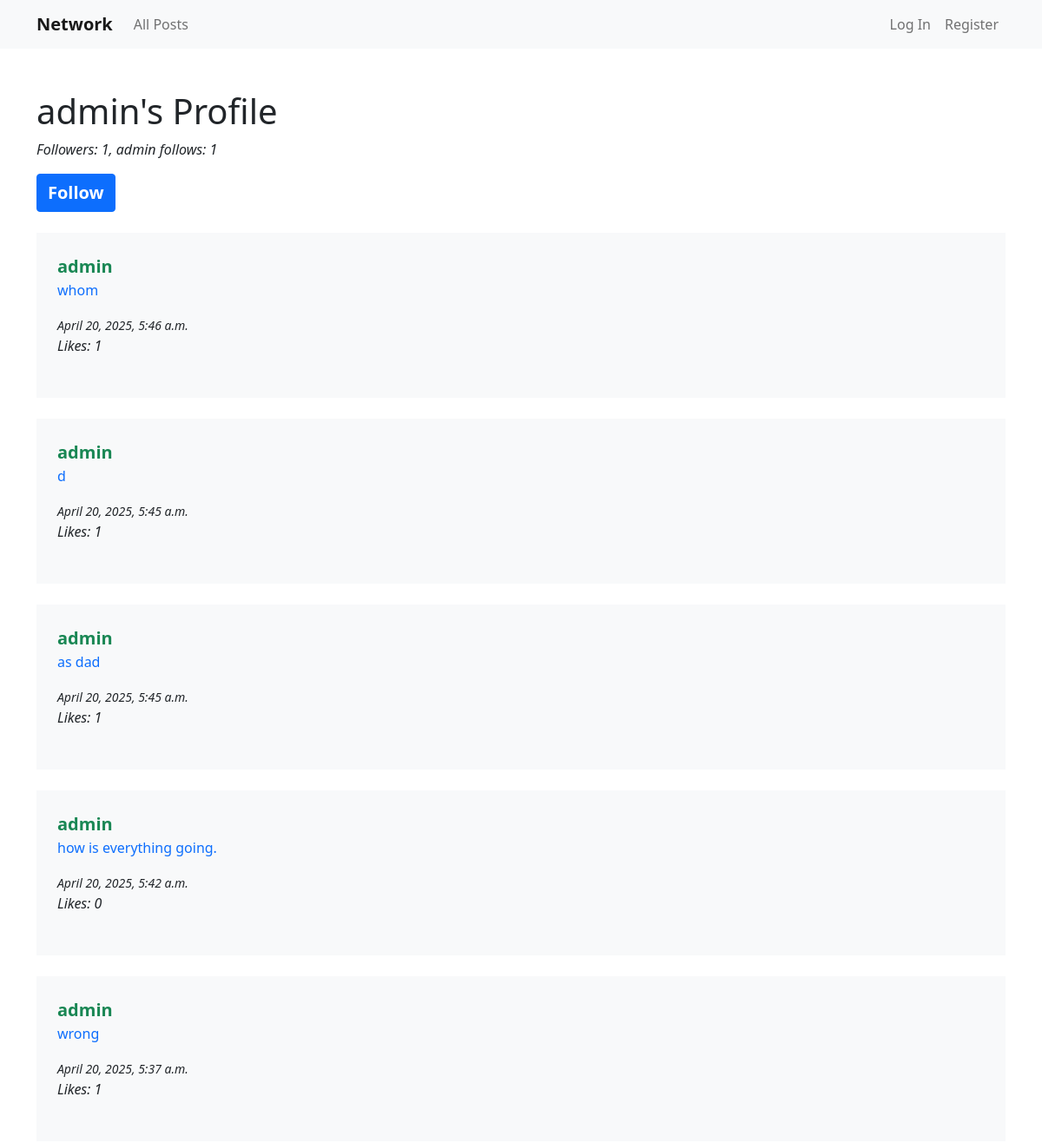
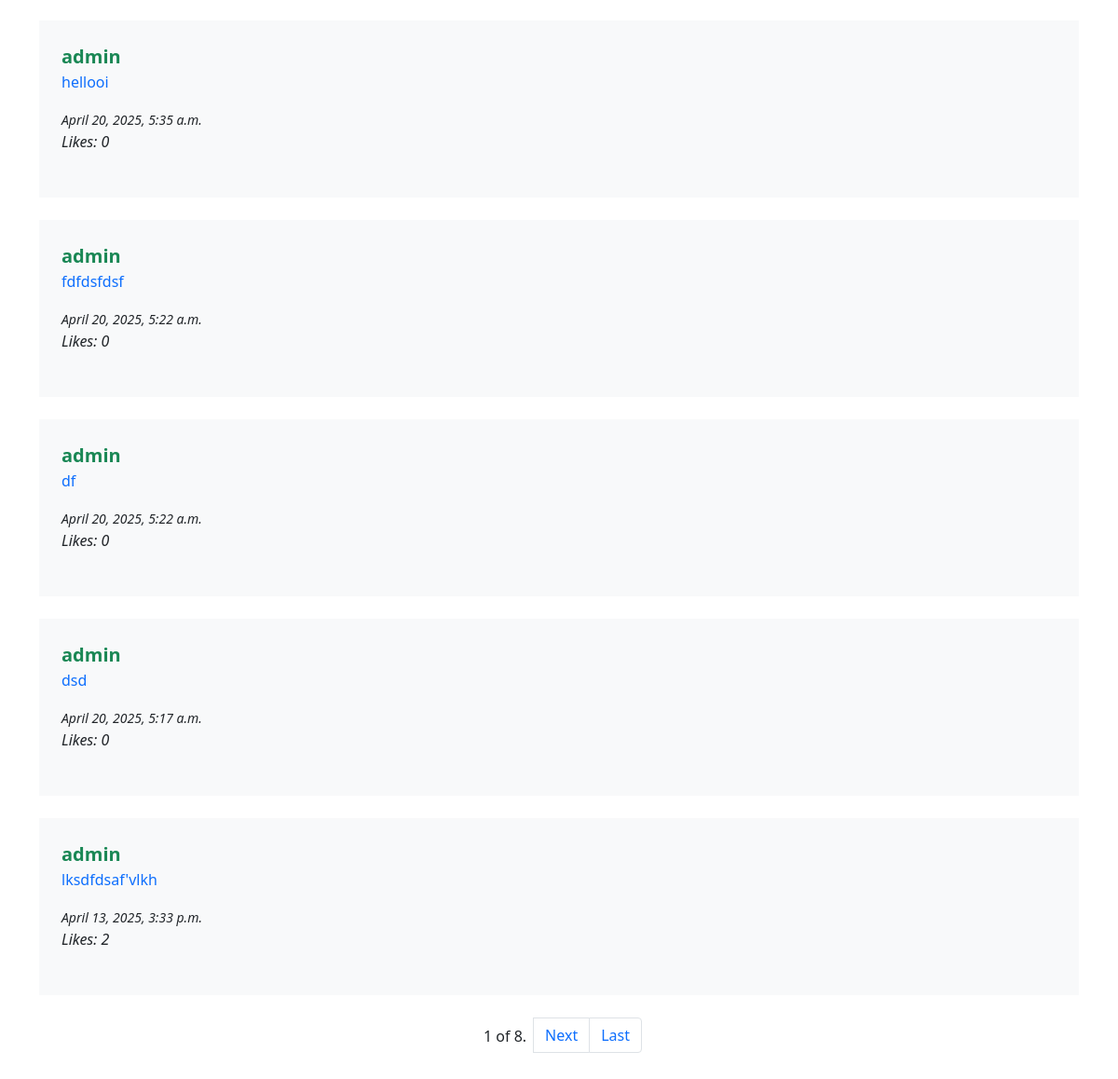
Page /profiles/admin on the committed database (2 pictures, top to bottom).
### network/models.py (models this page shows, shortened)
class User(AbstractUser):
    pass

class Profile(models.Model):
    user = models.OneToOneField(User, on_delete=models.CASCADE)
    following = models.ManyToManyField("self", symmetrical=False, blank=True, related_name="followers")

class Post(models.Model):
  author = models.ForeignKey(User, on_delete=models.CASCADE)
  date_stamp = models.DateTimeField(auto_now_add=True)
  updated_at = models.DateTimeField(auto_now=True)
  content = models.TextField()
  def total_likes(self):
    return self.likes.count()

### network/views.py (the view)
# urls.py: path("profiles/<str:profile_owner>", views.ProfileView.as_view(), name="profile"),
class ProfileView(BasePostList):
    template_name = "network/profile.html"
    def get_queryset(self):
        self.profile_owner = get_object_or_404(User, username=self.kwargs["profile_owner"])
        return Post.objects.filter(author=self.profile_owner).order_by("-date_stamp")
    def get_context_data(self, **kwargs):
        context = super().get_context_data(**kwargs)
        user = self.request.user
        if user.is_authenticated:
            follow_status = user.profile.following.filter(id=self.profile_owner.profile.id).exists()
        else:
            follow_status = False
        context["profile_owner"] = self.profile_owner
        context["follow_status"] = follow_status
        return context

### network/views.py (called while the page is built)
    def get_context_data(self, **kwargs):
        content = super().get_context_data(**kwargs)
        if self.request.user.is_authenticated:
            is_liked_by_user = {}
            for post in content["posts"]:
                is_liked_by_user[post.id] = post.is_liked_by(self.request.user)
            content["is_liked_by_user"] = is_liked_by_user
        return content

### network/templates/network/profile.html (shortened to what this page needs)
{% extends "network/layout.html" %}
{% load static %}
{% block body %}
<header>
    <div>
        <h1>{{profile_owner}}'s Profile</h1>
        <p class=" fst-italic">
            <span id="followers_p">Followers: {{profile_owner.profile.followers.count}}, </span>
            {% if request.user == profile_owner %}
            You follow: {{ profile_owner.profile.following.count }}
            {% else %}
            {{ profile_owner }} follows: {{ profile_owner.profile.following.count }}
            {% endif %}
        </p>
    </div>
    {% if not request.user == profile_owner %}
    <form id="follow_form">
        <button id="follow_btn" class="btn btn-primary fs-5 fw-bolder" type="submit">
            {% if follow_status %}
            Unfolllow
            {% else %}
            Follow
            {% endif %}
        </button>
    </form>
    {% endif %}
</header>
{% include 'network/posts_list.html' %}
{% include 'network/pagination.html' %}
{% endblock %}

### network/templates/network/layout.html (shortened to what this page needs)
{% load static %}
<!DOCTYPE html>
<html lang="en">
<head>
    <link href="https://cdn.jsdelivr.net/npm/bootstrap@5.0.2/dist/css/bootstrap.min.css" rel="stylesheet"
>
    <link href="{% static 'network/styles.css' %}" rel="stylesheet">
</head>
<body>
    <nav class="navbar navbar-expand-lg navbar-light bg-light">
        <div class="container">
            <strong class="navbar-brand">Network</strong>
            <div class="collapse navbar-collapse" id="navbarSupportedContent">
                <ul class="navbar-nav w-100 mb-2 mb-lg-0">
                    <li class="nav-item">
                        <a class="nav-link" href="{% url 'index' %}">All Posts</a>
                    </li>
                    {% if user.is_authenticated %}
                    <li class="nav-item ms-lg-auto">
                        <a class="nav-link text-danger" href="{% url 'logout' %}">Log Out</a>
                    </li>
                    {% else %}
                    <li class="nav-item ms-lg-auto">
                        <a class="nav-link" href="{% url 'login' %}">Log In</a>
                    </li>
                    <li class="nav-item">
                        <a class="nav-link" href="{% url 'register' %}">Register</a>
                    </li>
                    {% endif %}
                </ul>
            </div>
        </div>
    </nav>
    <div class="container pt-3 pt-lg-5 ">
        <div class="body">
            {% block body %}
            {% endblock %}
        </div>
    </div>
</body>
</html>

### network/templates/network/posts_list.html (shortened to what this page needs)
{% load dict_filters %}
<div class="post_list">
    {% for post in posts %}
    <div class="post bg-light p-2 p-lg-4 my-2 my-lg-4" data-post-id="{{ post.id }}">
        <strong><a href="{% url 'profile' post.author %}"
                class="text-success text-decoration-none fw-bold fs-5">{{post.author}}</a></strong>
        <p class="text-primary">{{post.content}}</p>
        <small class="fst-italic">
            {% if post.updated_at %}
            {{ post.updated_at }}
            {% else %}
            {{post.date_stamp}}
            {% endif %}
        </small>
        <div class="total_likes fst-italic mb-2 mb-lg-4">Likes: {{ post.total_likes }}</div>
    </div>
    {% endfor %}
</div>

### network/templates/network/pagination.html (shortened to what this page needs)
<nav aria-label="Page Navigation" class="mt-2 mt-lg-4 mb-5">
    <ul class="pagination justify-content-center">
        <li class="page-item p-2"><span class="current">
                {{ page_obj.number }} of {{ page_obj.paginator.num_pages }}.
            </span></li>
        {% if page_obj.has_next %}
        <li class="page-item"><a class="page-link" href="?page={{page_obj.next_page_number}}">
                <span class="d-none d-sm-inline">Next</span>
            </a></li>
        <li class="page-item"><a class="page-link" href="?page={{page_obj.paginator.num_pages}}">
                <span class="d-none d-sm-inline">Last</span>
            </a></li>
        {% endif %}
    </ul>
</nav>

### rows in the picture
User: username "admin", profile.followers.count "1", profile.following.count "1"
Post: author "admin", content "whom", updated_at "April 20, 2025, 5:46 a.m.", total_likes "1"
Post: author "admin", content "d", updated_at "April 20, 2025, 5:45 a.m.", total_likes "1"
Post: author "admin", content "as dad", updated_at "April 20, 2025, 5:45 a.m.", total_likes "1"
Post: author "admin", content "how is everything going.", updated_at "April 20, 2025, 5:42 a.m.", total_likes "0"
Post: author "admin", content "wrong", updated_at "April 20, 2025, 5:37 a.m.", total_likes "1"
Post: author "admin", content "hellooi", updated_at "April 20, 2025, 5:35 a.m.", total_likes "0"
Post: author "admin", content "fdfdsfdsf", updated_at "April 20, 2025, 5:22 a.m.", total_likes "0"
Post: author "admin", content "df", updated_at "April 20, 2025, 5:22 a.m.", total_likes "0"
Post: author "admin", content "dsd", updated_at "April 20, 2025, 5:17 a.m.", total_likes "0"
Post: author "admin", content "lksdfdsaf'vlkh", updated_at "April 13, 2025, 3:33 p.m.", total_likes "2"

### other values in the picture
{{ page_obj.number }} "1"
{{ page_obj.paginator.num_pages }} "8"
